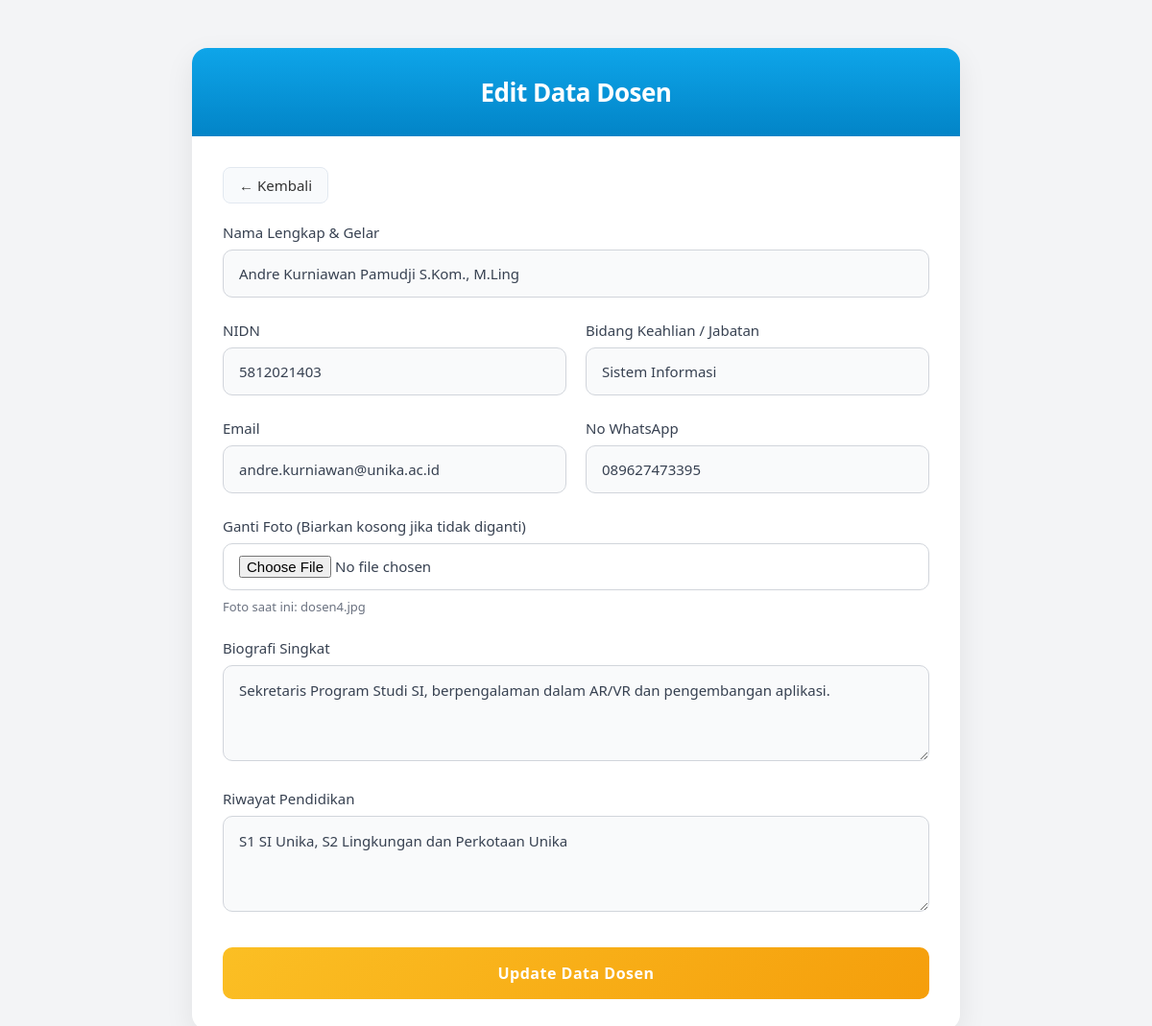
The page /admin/edit_dosen.php?id=4 on the database its author committed.
### tables this page shows
CREATE TABLE `tb_dosen` (
  `id` int NOT NULL,
  `nama` varchar(150) NOT NULL,
  `nidn` varchar(50) DEFAULT NULL,
  `bidang_keahlian` varchar(150) DEFAULT NULL,
  `email` varchar(150) DEFAULT NULL,
  `no_wa` varchar(30) DEFAULT NULL,
  `foto` varchar(255) DEFAULT NULL,
  `biografi` text,
  `riwayat_pendidikan` text
);

### admin/edit_dosen.php (the view, shortened to what this page needs)
<?php
include '../config/connect.php';
$id = $_GET['id'];
$query = mysqli_query($conn, "SELECT * FROM tb_dosen WHERE id='$id'");
$data = mysqli_fetch_array($query);
?>
<!DOCTYPE html>
<html lang="id">
<head>
    <link rel="stylesheet" href="../asset/css/crud.css">
</head>
<body style="background: #f3f4f6;">
    <div class="login-container" style="max-width: 800px; margin-top: 50px;">
        <div class="login-header">
            <h1>Edit Data Dosen</h1>
        </div>
        <div class="login-body">
            <a href="dashboard.php?page=dosen" class="back-button" style="color: #333; margin-bottom: 20px;">&larr; Kembali</a>
            <form action="../config/proses.php" method="POST" enctype="multipart/form-data">
                <div class="form-group">
                    <label>Nama Lengkap & Gelar</label>
                    <input type="text" name="nama" class="form-control" value="<?= $data['nama'] ?>" required>
                </div>
                <div class="form-group" style="display:flex; gap: 20px;">
                    <div style="flex:1">
                        <label>NIDN</label>
                        <input type="text" name="nidn" class="form-control" value="<?= $data['nidn'] ?>">
                    </div>
                    <div style="flex:1">
                        <label>Bidang Keahlian / Jabatan</label>
                        <input type="text" name="bidang_keahlian" class="form-control" value="<?= $data['bidang_keahlian'] ?>" required>
                    </div>
                </div>
                <div class="form-group" style="display:flex; gap: 20px;">
                    <div style="flex:1">
                        <label>Email</label>
                        <input type="email" name="email" class="form-control" value="<?= $data['email'] ?>">
                    </div>
                    <div style="flex:1">
                        <label>No WhatsApp</label>
                        <input type="text" name="no_wa" class="form-control" value="<?= $data['no_wa'] ?>">
                    </div>
                </div>
                <div class="form-group">
                    <label>Ganti Foto (Biarkan kosong jika tidak diganti)</label>
                    <input type="file" name="foto" class="form-control">
                    <small>Foto saat ini: <?= $data['foto'] ?></small>
                </div>
                <div class="form-group">
                    <label>Biografi Singkat</label>
                    <textarea name="biografi" class="form-control" rows="3"><?= $data['biografi'] ?></textarea>
                </div>
                <div class="form-group">
                    <label>Riwayat Pendidikan</label>
                    <textarea name="riwayat_pendidikan" class="form-control" rows="3"><?= $data['riwayat_pendidikan'] ?></textarea>
                </div>
                <button type="submit" name="update_dosen" class="btn-login">Update Data Dosen</button>
            </form>
        </div>
    </div>
</body>
</html>

### asset/css/crud.css (style rules this page uses)
* { margin: 0; padding: 0; box-sizing: border-box; font-family: 'Segoe UI', Tahoma, Geneva, Verdana, sans-serif; }
.login-container { background-color: white; border-radius: 16px; box-shadow: 0 10px 30px rgba(0, 0, 0, 0.08); overflow: hidden; margin: 20px auto; }
.login-header { background: linear-gradient(180deg, #0ea5e9 0%, #0284c7 100%); color: white; padding: 28px 32px; text-align: center; }
.login-header h1 { font-size: 26px; font-weight: 600; letter-spacing: -0.5px; }
.login-body { padding: 32px; }
.back-button { display: inline-flex; align-items: center; font-size: 15px; text-decoration: none; font-weight: 500; padding: 8px 16px; border-radius: 8px; transition: all 0.3s ease; margin-bottom: 24px; background-color: #f8fafc; border: 1px solid #e2e8f0; }
.form-group { margin-bottom: 24px; }
.form-group label { display: block; margin-bottom: 8px; font-weight: 500; color: #374151; font-size: 15px; }
.form-control { width: 100%; padding: 14px 16px; border: 1px solid #d1d5db; border-radius: 10px; font-size: 15px; transition: all 0.3s ease; background-color: #f9fafb; color: #374151; }
textarea.form-control { resize: vertical; min-height: 100px; font-family: 'Segoe UI', Tahoma, Geneva, Verdana, sans-serif; line-height: 1.5; }
input[type="file"].form-control { padding: 12px 16px; background-color: white; cursor: pointer; }
.form-group small { display: block; margin-top: 8px; color: #6b7280; font-size: 13px; }
.btn-login { width: 100%; padding: 16px; background: linear-gradient(135deg, #fbbf24 0%, #f59e0b 100%); color: white; border: none; border-radius: 10px; font-size: 16px; font-weight: 600; cursor: pointer; transition: all 0.3s ease; margin-top: 8px; letter-spacing: 0.5px; }
.form-group[style*="display:flex"] { display: flex; }

### rows shown on the page
tb_dosen: nama "Andre Kurniawan Pamudji S.Kom., M.Ling", nidn "5812021403", bidang_keahlian "Sistem Informasi", email "andre.kurniawan@unika.ac.id", no_wa "089627473395", foto "dosen4.jpg", biografi "Sekretaris Program Studi SI, berpengalaman dalam AR/VR dan pengembangan aplikasi.", riwayat_pendidikan "S1 SI Unika, S2 Lingkungan dan Perkotaan Unika"
